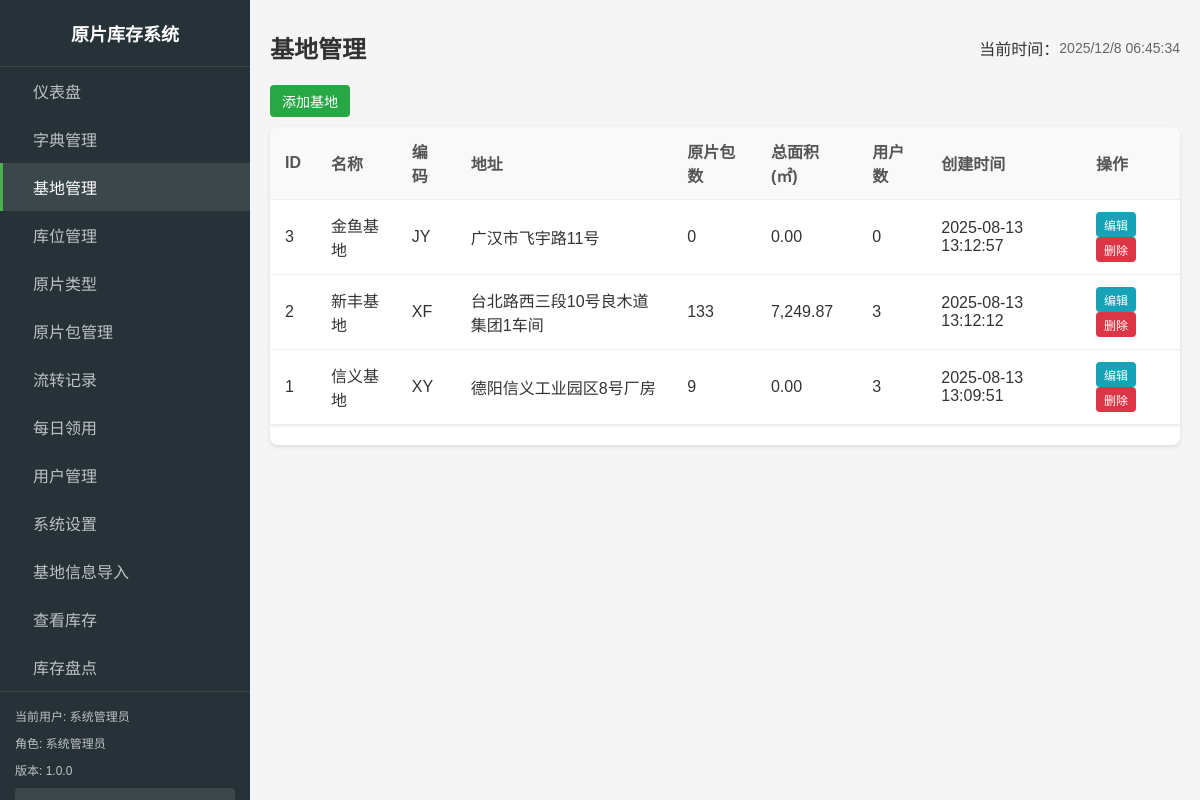
The app's page /admin/bases.php (signed in) with its own data.
### tables this page shows
CREATE TABLE `bases`  (
  `id` int(11) NOT NULL AUTO_INCREMENT,
  `name` varchar(50) NOT NULL COMMENT '基地名称',
  `code` varchar(20) NOT NULL COMMENT '基地编码',
  `address` varchar(255) NULL DEFAULT NULL COMMENT '基地地址',
  `created_at` timestamp NOT NULL DEFAULT CURRENT_TIMESTAMP,
  `updated_at` timestamp NOT NULL DEFAULT CURRENT_TIMESTAMP ON UPDATE CURRENT_TIMESTAMP,
  PRIMARY KEY (`id`) USING BTREE
);

### includes/db.php (called while the page is built, shortened)
<?php
function getDbConnection() {
    static $conn = null;
    if ($conn === null) {
        $conn = new mysqli(DB_HOST, DB_USER, DB_PASS, DB_NAME);
        $conn->set_charset(DB_CHARSET);
    }
    return $conn;
}
function query($sql, $params = []) {
    $conn = getDbConnection();
    $stmt = $conn->prepare($sql);
    if (!$stmt->execute()) {
        throw new Exception("执行查询失败: " . $stmt->error . "<br>SQL: " . $sql);
    }
    $result = $stmt->get_result();
    return $result;
}
function fetchAll($sql, $params = []) {
    $result = query($sql, $params);
    $rows = [];
    while ($row = $result->fetch_assoc()) {
        $rows[] = $row;
    }
    return $rows;
}
?>

### includes/functions.php (called while the page is built, shortened)
<?php
function formatDateTime($datetime, $format = 'Y-m-d H:i:s') {
    $date = new DateTime($datetime);
    return $date->format($format);
}
?>

### includes/auth.php (called while the page is built, shortened)
<?php
require_once __DIR__ . '/db.php';
require_once __DIR__ . '/functions.php';
function isLoggedIn() {
    return isset($_SESSION['logged_in']) && $_SESSION['logged_in'] === true;
}
function getCurrentUser() {
    return [
        'id' => $_SESSION['user_id'],
        'username' => $_SESSION['username'],
        'name' => $_SESSION['name'],
        'role' => $_SESSION['role'],
        'base_id' => $_SESSION['base_id'] ?? null
    ];
}
?>

### includes/admin_nav_config.php (called while the page is built, shortened)
<?php
function getAdminNavConfig($userRole) {
    $filteredItems = array_filter($navItems, function($item) use ($userRole) {
        return in_array($userRole, $item['roles']);
    });
    usort($filteredItems, function($a, $b) {
        return $a['order'] - $b['order'];
    });
    return $filteredItems;
}
function getCurrentNavId($currentPage) {
    $pageNavMap = [
        'index.php' => 'dashboard',
        'bases.php' => 'bases',
        'racks.php' => 'racks',
        'glass_types.php' => 'glass_types',
        'dictionary.php' => 'dictionary',
        'packages.php' => 'packages',
        'transactions.php' => 'transactions',
        'reports.php' => 'reports',
        'users.php' => 'users',
        'settings.php' => 'settings',
    ];
    return $pageNavMap[$currentPage] ?? '';
}
?>

### admin/bases.php (the view, shortened to what this page needs)
<?php
require_once '../includes/auth.php';
require_once '../includes/functions.php';
require_once '../includes/db.php';
require_once '../includes/admin_layout.php';
$currentUser = getCurrentUser();
$message = '';
$messageType = '';
$bases = fetchAll("SELECT b.*,
                         (SELECT COUNT(*) FROM glass_packages gp
                          JOIN storage_racks sr ON gp.current_rack_id = sr.id
                          WHERE sr.base_id = b.id) as package_count,
                         (SELECT COALESCE(SUM(gp.quantity * gp.width * gp.height / 1000000), 0)
                          FROM glass_packages gp
                          JOIN storage_racks sr ON gp.current_rack_id = sr.id
                          JOIN glass_types gt ON gp.glass_type_id = gt.id
                          WHERE sr.base_id = b.id) as total_area,
                         (SELECT COUNT(*) FROM users WHERE base_id = b.id) as user_count
                  FROM bases b
                  ORDER BY b.created_at DESC");
?>
<div class="admin-header">
    <button type="button" class="btn btn-success" onclick="showAddForm()">添加基地</button>
</div>
<div class="table-container">
    <table class="data-table">
        <thead>
            <tr>
                <th>ID</th>
                <th>名称</th>
                <th>编码</th>
                <th>地址</th>
                <th>原片包数</th>
                <th>总面积(㎡)</th>
                <th>用户数</th>
                <th>创建时间</th>
                <th>操作</th>
            </tr>
        </thead>
        <tbody>
            <?php foreach ($bases as $base): ?>
                <tr>
                    <td><?php echo $base['id']; ?></td>
                    <td><?php echo htmlspecialchars($base['name']); ?></td>
                    <td><?php echo htmlspecialchars($base['code']); ?></td>
                    <td><?php echo htmlspecialchars($base['address']); ?></td>
                    <td><?php echo $base['package_count']; ?></td>
                    <td><?php echo number_format($base['total_area'], 2); ?></td>
                    <td><?php echo $base['user_count']; ?></td>
                    <td><?php echo formatDateTime($base['created_at']); ?></td>
                    <td>
                        <a href="?edit=<?php echo $base['id']; ?>" class="btn btn-sm btn-info">编辑</a>
                        <button onclick="deleteRecord(<?php echo $base['id']; ?>)" class="btn btn-sm btn-danger">删除</button>
                    </td>
                </tr>
            <?php endforeach; ?>
        </tbody>
    </table>
</div>
</body>
</html>
<?php
$content = ob_get_clean();
echo renderAdminLayout('基地管理', $content, $currentUser, 'bases.php', [], [], $message ?? '', $messageType ?? 'info');
?>

### assets/css/main.css (style rules this page uses)
* { box-sizing: border-box; }
body { font-family: 'Microsoft YaHei', Arial, sans-serif; margin: 0; padding: 0; background-color: #f5f5f5; color: #333; }
a { text-decoration: none; color:#000000; }
.btn { display: inline-block; padding: 8px 16px; background-color: #4CAF50; color: white; border: none; border-radius: 4px; cursor: pointer; font-size: 14px; text-align: center; transition: background-color 0.2s; }
.btn-success { background-color: #28a745; color: white; }
.btn-info { background-color: #17a2b8; color: white; }
.btn-danger { background-color: #f44336; }
.btn-sm { padding: 4px 8px; font-size: 12px; }
.table, .data-table { width: 100%; border-collapse: collapse; margin-bottom: 20px; background-color: white; box-shadow: 0 1px 3px rgba(0,0,0,0.1); }
.table th, .table td, .data-table th, .data-table td { padding: 12px 15px; text-align: left; border-bottom: 1px solid #eee; }
.table th, .data-table th { background-color: #f9f9f9; font-weight: bold; color: #555; }
.table-container { overflow-x: auto; margin-bottom: 20px; }

### assets/css/admin.css (style rules this page uses)
body { min-width: 1080px; }
.admin-header { display: flex; justify-content: space-between; align-items: center; margin-bottom: 0px; gap: 15px; padding: 10px 0; flex-wrap: wrap; }
.table-container { background: #fff; border-radius: 8px; overflow: hidden; box-shadow: 0 2px 4px rgba(0,0,0,0.1); margin-bottom: 20px; }

### assets/css/datatable-theme.css (style rules this page uses)
.btn { padding: 6px 12px; border: none; border-radius: 4px; cursor: pointer; text-decoration: none; display: inline-block; font-size: 14px; text-align: center; }
.btn-sm { padding: 4px 8px; font-size: 12px; }
.btn-danger { background-color: #dc3545; color: white; }

### records on screen
bases: id "3", name "金鱼基地", code "JY", address "广汉市飞宇路11号", package_count "0", total_area "0.00", user_count "0", created_at "2025-08-13 13:12:57"
bases: id "2", name "新丰基地", code "XF", address "台北路西三段10号良木道集团1车间", package_count "133", total_area "7,249.87", user_count "3", created_at "2025-08-13 13:12:12"
bases: id "1", name "信义基地", code "XY", address "德阳信义工业园区8号厂房", package_count "9", total_area "0.00", user_count "3", created_at "2025-08-13 13:09:51"

### other values on screen
APP_NAME "原片库存系统"
$item['title'] "仪表盘"
$item['title'] "字典管理"
$item['title'] "基地管理"
$item['title'] "库位管理"
$item['title'] "原片类型"
$item['title'] "原片包管理"
$item['title'] "流转记录"
$item['title'] "每日领用"
$item['title'] "用户管理"
$item['title'] "系统设置"
$item['title'] "基地信息导入"
$item['title'] "查看库存"
$item['title'] "库存盘点"
$currentUser['name'] ?: $currentUser['username'] "系统管理员"
